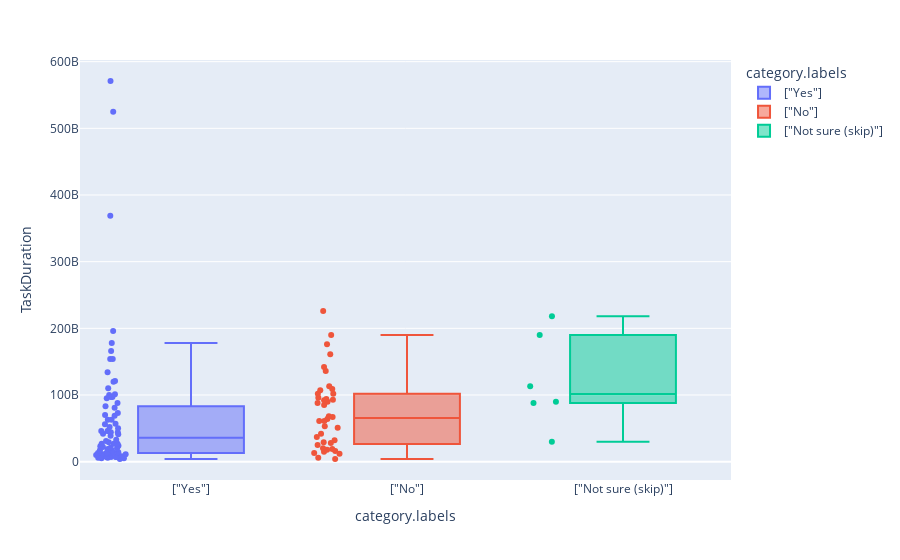

The code cell stored with this chart in its notebook:
### Code cell
fig = px.box(df, x = "category.labels", y = "TaskDuration", points = "all", color = "category.labels")
fig.show()

### Figure 1 — Plotly figure (JSON) as saved in the notebook; plotly's stock layout.template omitted (floating-point values rounded to 4 significant figures)
{"data": [{"alignmentgroup": "True", "boxpoints": "all", "hovertemplate": "category.labels=%{x}<br>TaskDuration=%{y}<extra></extra>", "legendgroup": "[\"Yes\"]", "marker": {"color": "#636efa"}, "name": "[\"Yes\"]", "notched": false, "offsetgroup": "[\"Yes\"]", "orientation": "v", "showlegend": true, "type": "box", "x": ["[\"Yes\"]", "[\"Yes\"]", "[\"Yes\"]", "[\"Yes\"]", "[\"Yes\"]", "[\"Yes\"]", "[\"Yes\"]", "[\"Yes\"]", "[\"Yes\"]", "[\"Yes\"]", "[\"Yes\"]", "[\"Yes\"]", "[\"Yes\"]", "[\"Yes\"]", "[\"Yes\"]", "[\"Yes\"]", "[\"Yes\"]", "[\"Yes\"]", "[\"Yes\"]", "[\"Yes\"]", "[\"Yes\"]", "[\"Yes\"]", "[\"Yes\"]", "[\"Yes\"]", "[\"Yes\"]", "[\"Yes\"]", "[\"Yes\"]", "[\"Yes\"]", "[\"Yes\"]", "[\"Yes\"]", "[\"Yes\"]", "[\"Yes\"]", "[\"Yes\"]", "[\"Yes\"]", "[\"Yes\"]", "[\"Yes\"]", "[\"Yes\"]", "[\"Yes\"]", "[\"Yes\"]", "[\"Yes\"]", "[\"Yes\"]", "[\"Yes\"]", "[\"Yes\"]", "[\"Yes\"]", "[\"Yes\"]", "[\"Yes\"]", "[\"Yes\"]", "[\"Yes\"]", "[\"Yes\"]", "[\"Yes\"]", "[\"Yes\"]", "[\"Yes\"]", "[\"Yes\"]", "[\"Yes\"]", "[\"Yes\"]", "[\"Yes\"]", "[\"Yes\"]", "[\"Yes\"]", "[\"Yes\"]", "[\"Yes\"]", "[\"Yes\"]", "[\"Yes\"]", "[\"Yes\"]", "[\"Yes\"]", "[\"Yes\"]", "[\"Yes\"]", "[\"Yes\"]", "[\"Yes\"]", "[\"Yes\"]", "[\"Yes\"]", "[\"Yes\"]", "[\"Yes\"]", "[\"Yes\"]", "[\"Yes\"]"], "x0": " ", "xaxis": "x", "y": [6000000000, 525000000000, 134000000000, 100000000000, 7000000000, 110000000000, 57000000000, 5000000000, 19000000000, 41000000000, 21000000000, 23000000000, 46000000000, 42000000000, 46000000000, 70000000000, 17000000000, 52000000000, 27000000000, 12000000000, 20000000000, 50000000000, 11000000000, 4000000000, 10000000000, 121000000000, 8000000000, 27000000000, 14000000000, 369000000000, 14000000000, 97000000000, 6000000000, 14000000000, 29000000000, 27000000000, 196000000000, 571000000000, 178000000000, 5000000000, 63000000000, 7000000000, 101000000000, 13000000000, 97000000000, 88000000000, 73000000000, 7000000000, 24000000000, 39000000000, 7000000000, 33000000000, 13000000000, 31000000000, 81000000000, 154000000000, 44000000000, 17000000000, 13000000000, 69000000000, 22000000000, 166000000000, 154000000000, 7000000000, 46000000000, 63000000000, 11000000000, 7000000000, 83000000000, 44000000000, 56000000000, 120000000000, 8000000000, 95000000000], "y0": " ", "yaxis": "y"}, {"alignmentgroup": "True", "boxpoints": "all", "hovertemplate": "category.labels=%{x}<br>TaskDuration=%{y}<extra></extra>", "legendgroup": "[\"No\"]", "marker": {"color": "#EF553B"}, "name": "[\"No\"]", "notched": false, "offsetgroup": "[\"No\"]", "orientation": "v", "showlegend": true, "type": "box", "x": ["[\"No\"]", "[\"No\"]", "[\"No\"]", "[\"No\"]", "[\"No\"]", "[\"No\"]", "[\"No\"]", "[\"No\"]", "[\"No\"]", "[\"No\"]", "[\"No\"]", "[\"No\"]", "[\"No\"]", "[\"No\"]", "[\"No\"]", "[\"No\"]", "[\"No\"]", "[\"No\"]", "[\"No\"]", "[\"No\"]", "[\"No\"]", "[\"No\"]", "[\"No\"]", "[\"No\"]", "[\"No\"]", "[\"No\"]", "[\"No\"]", "[\"No\"]", "[\"No\"]", "[\"No\"]", "[\"No\"]", "[\"No\"]", "[\"No\"]", "[\"No\"]", "[\"No\"]", "[\"No\"]", "[\"No\"]", "[\"No\"]", "[\"No\"]", "[\"No\"]"], "x0": " ", "xaxis": "x", "y": [6000000000, 61000000000, 113000000000, 12000000000, 161000000000, 96000000000, 16000000000, 94000000000, 68000000000, 15000000000, 190000000000, 53000000000, 32000000000, 18000000000, 136000000000, 88000000000, 107000000000, 85000000000, 25000000000, 4000000000, 142000000000, 92000000000, 102000000000, 29000000000, 51000000000, 13000000000, 226000000000, 42000000000, 64000000000, 37000000000, 28000000000, 90000000000, 61000000000, 93000000000, 19000000000, 176000000000, 109000000000, 102000000000, 20000000000, 67000000000], "y0": " ", "yaxis": "y"}, {"alignmentgroup": "True", "boxpoints": "all", "hovertemplate": "category.labels=%{x}<br>TaskDuration=%{y}<extra></extra>", "legendgroup": "[\"Not sure (skip)\"]", "marker": {"color": "#00cc96"}, "name": "[\"Not sure (skip)\"]", "notched": false, "offsetgroup": "[\"Not sure (skip)\"]", "orientation": "v", "showlegend": true, "type": "box", "x": ["[\"Not sure (skip)\"]", "[\"Not sure (skip)\"]", "[\"Not sure (skip)\"]", "[\"Not sure (skip)\"]", "[\"Not sure (skip)\"]", "[\"Not sure (skip)\"]"], "x0": " ", "xaxis": "x", "y": [88000000000, 113000000000, 90000000000, 190000000000, 30000000000, 218000000000], "y0": " ", "yaxis": "y"}], "layout": {"boxmode": "overlay", "legend": {"title": {"text": "category.labels"}, "tracegroupgap": 0}, "margin": {"t": 60}, "xaxis": {"anchor": "y", "categoryarray": ["[\"Yes\"]", "[\"No\"]", "[\"Not sure (skip)\"]"], "categoryorder": "array", "domain": [0, 1], "title": {"text": "category.labels"}}, "yaxis": {"anchor": "x", "domain": [0, 1], "title": {"text": "TaskDuration"}}}}
